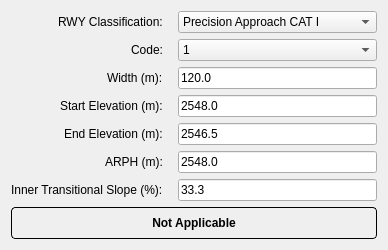
      <widget class="QWidget" name="tab_ofz">
       <attribute name="title">
        <string>OFZ</string>
       </attribute>
    <layout class="QFormLayout" name="formLayout_ofz">
     <property name="fieldGrowthPolicy">
      <enum>QFormLayout::AllNonFixedFieldsGrow</enum>
     </property>
     <property name="labelAlignment">
      <set>Qt::AlignRight|Qt::AlignVCenter</set>
     </property>
     <property name="horizontalSpacing">
      <number>15</number>
     </property>
     <property name="verticalSpacing">
      <number>6</number>
     </property>
        <item row="0" column="0">
         <widget class="QLabel" name="label_rwyClassification_ofz">
          <property name="text">
           <string>RWY Classification:</string>
          </property>
         </widget>
        </item>
    <item row="0" column="1">
     <widget class="QComboBox" name="combo_rwyClassification_ofz">
      <property name="currentIndex">
       <number>2</number>
      </property>
      <item>
       <property name="text">
        <string>Non-instrument</string>
       </property>
      </item>
      <item>
       <property name="text">
        <string>Non-precision approach</string>
       </property>
      </item>
      <item>
       <property name="text">
        <string>Precision Approach CAT I</string>
       </property>
      </item>
      <item>
       <property name="text">
        <string>Precision Approach CAT II or III</string>
       </property>
      </item>
     </widget>
    </item>
        <item row="1" column="0">
         <widget class="QLabel" name="label_code_ofz">
          <property name="text">
           <string>Code:</string>
          </property>
         </widget>
        </item>
        <item row="1" column="1">
         <widget class="QComboBox" name="spin_code_ofz">
          <item>
           <property name="text">
            <string>1</string>
           </property>
          </item>
          <item>
           <property name="text">
            <string>2</string>
           </property>
          </item>
          <item>
           <property name="text">
            <string>3</string>
           </property>
          </item>
          <item>
           <property name="text">
            <string>4</string>
           </property>
          </item>
         </widget>
        </item>
        <item row="2" column="0">
         <widget class="QLabel" name="label_width_ofz">
          <property name="text">
           <string>Width (m):</string>
          </property>
         </widget>
        </item>
        <item row="2" column="1">
         <widget class="QLineEdit" name="spin_width_ofz">
          <property name="text">
           <string>120.0</string>
          </property>
         </widget>
        </item>
        <item row="3" column="0">
         <widget class="QLabel" name="label_Z0_ofz">
          <property name="text">
          <string>Start Elevation (m):</string>
          </property>
         </widget>
        </item>
        <item row="3" column="1">
         <widget class="QLineEdit" name="spin_Z0_ofz">
          <property name="text">
           <string>2548.0</string>
          </property>
         </widget>
        </item>
        <item row="4" column="0">
         <widget class="QLabel" name="label_ZE_ofz">
          <property name="text">
          <string>End Elevation (m):</string>
          </property>
         </widget>
        </item>
        <item row="4" column="1">
         <widget class="QLineEdit" name="spin_ZE_ofz">
          <property name="text">
           <string>2546.5</string>
          </property>
         </widget>
        </item>
        <item row="5" column="0">
         <widget class="QLabel" name="label_ARPH_ofz">
          <property name="text">
           <string>ARPH (m):</string>
          </property>
         </widget>
        </item>
        <item row="5" column="1">
         <widget class="QLineEdit" name="spin_ARPH_ofz">
          <property name="text">
           <string>2548.0</string>
          </property>
         </widget>
        </item>
        <item row="6" column="0">
         <widget class="QLabel" name="label_IHSlope_ofz">
          <property name="text">
           <string>Inner Transitional Slope (%):</string>
          </property>
         </widget>
        </item>
        <item row="6" column="1">
         <widget class="QLineEdit" name="spin_IHSlope_ofz">
          <property name="text">
           <string>33.3</string>
          </property>
         </widget>
        </item>
   <!-- Not Applicable notice (hidden by default) -->
   <item row="7" column="0" colspan="2">
    <widget class="QLabel" name="label_not_applicable_ofz">
     <property name="text">
      <string>Not Applicable</string>
     </property>
     <property name="alignment">
      <set>Qt::AlignCenter</set>
     </property>
     <property name="styleSheet">
      <string>QLabel { border: 1px solid; padding: 8px; font-weight: bold; border-radius: 4px; }</string>
     </property>
     <property name="visible">
      <bool>false</bool>
     </property>
    </widget>
   </item>
       </layout>
      </widget>
